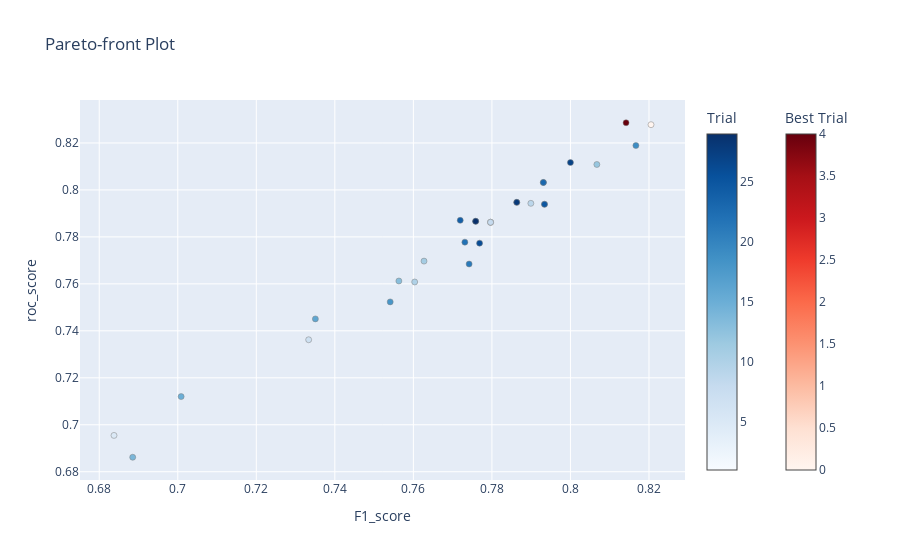

The cell this chart's notebook holds for it:
### Code cell
%%time
# create study set
study = optuna.create_study(study_name="GradientBoostingClassifier", directions=["maximize", "maximize"], sampler=sampler)
# try multiple times
study.optimize(optuna_gb, n_trials=30)
clear_output(wait=False)

optuna.visualization.plot_pareto_front(study, target_names=["F1_score", "roc_score"])

### Figure 1 — Plotly figure (JSON) as saved in the notebook; plotly's stock layout.template omitted (floating-point values rounded to 4 significant figures)
{"data": [{"hovertemplate": "%{text}<extra>Trial</extra>", "marker": {"color": [1, 2, 3, 5, 6, 7, 8, 9, 10, 11, 12, 13, 14, 15, 16, 17, 18, 19, 20, 21, 22, 23, 24, 25, 26, 27, 28, 29], "colorbar": {"title": {"text": "Trial"}}, "colorscale": [[0, "rgb(247,251,255)"], [0.125, "rgb(222,235,247)"], [0.25, "rgb(198,219,239)"], [0.375, "rgb(158,202,225)"], [0.5, "rgb(107,174,214)"], [0.625, "rgb(66,146,198)"], [0.75, "rgb(33,113,181)"], [0.875, "rgb(8,81,156)"], [1, "rgb(8,48,107)"]], "line": {"color": "Grey", "width": 0.5}}, "mode": "markers", "showlegend": false, "text": ["{<br>  \"number\": 1,<br>  \"values\": [<br>    0.7796610169491526,<br>    0.7862219792236195<br>  ],<br>  \"params\": {<br>    \"n_estimators\": 297,<br>    \"max_depth\": 5,<br>    \"min_samples_leaf\": 11,<br>    \"learning_rate\": 0.2308696884453281<br>  }<br>}", "{<br>  \"number\": 2,<br>  \"values\": [<br>    0.7796610169491526,<br>    0.7862219792236195<br>  ],<br>  \"params\": {<br>    \"n_estimators\": 109,<br>    \"max_depth\": 12,<br>    \"min_samples_leaf\": 7,<br>    \"learning_rate\": 0.19336869087213804<br>  }<br>}", "{<br>  \"number\": 3,<br>  \"values\": [<br>    0.7933884297520662,<br>    0.7938764352104976<br>  ],<br>  \"params\": {<br>    \"n_estimators\": 209,<br>    \"max_depth\": 9,<br>    \"min_samples_leaf\": 3,<br>    \"learning_rate\": 0.252237723720879<br>  }<br>}", "{<br>  \"number\": 5,<br>  \"values\": [<br>    0.6837606837606838,<br>    0.6954620010934937<br>  ],<br>  \"params\": {<br>    \"n_estimators\": 220,<br>    \"max_depth\": 2,<br>    \"min_samples_leaf\": 9,<br>    \"learning_rate\": 0.075683774807402<br>  }<br>}", "{<br>  \"number\": 6,<br>  \"values\": [<br>    0.7863247863247863,<br>    0.7946965554948059<br>  ],<br>  \"params\": {<br>    \"n_estimators\": 211,<br>    \"max_depth\": 4,<br>    \"min_samples_leaf\": 11,<br>    \"learning_rate\": 0.12215325042715583<br>  }<br>}", "{<br>  \"number\": 7,<br>  \"values\": [<br>    0.7333333333333333,<br>    0.7361946418808092<br>  ],<br>  \"params\": {<br>    \"n_estimators\": 285,<br>    \"max_depth\": 3,<br>    \"min_samples_leaf\": 6,<br>    \"learning_rate\": 0.04290732115977083<br>  }<br>}", "{<br>  \"number\": 8,<br>  \"values\": [<br>    0.7796610169491526,<br>    0.7862219792236195<br>  ],<br>  \"params\": {<br>    \"n_estimators\": 282,<br>    \"max_depth\": 14,<br>    \"min_samples_leaf\": 5,<br>    \"learning_rate\": 0.20139537334991192<br>  }<br>}", "{<br>  \"number\": 9,<br>  \"values\": [<br>    0.7899159663865545,<br>    0.7942864953526517<br>  ],<br>  \"params\": {<br>    \"n_estimators\": 255,<br>    \"max_depth\": 9,<br>    \"min_samples_leaf\": 9,<br>    \"learning_rate\": 0.08013716436113098<br>  }<br>}", "{<br>  \"number\": 10,<br>  \"values\": [<br>    0.7603305785123968,<br>    0.7607982504100601<br>  ],<br>  \"params\": {<br>    \"n_estimators\": 57,<br>    \"max_depth\": 7,<br>    \"min_samples_leaf\": 15,<br>    \"learning_rate\": 0.2988594512559586<br>  }<br>}", "{<br>  \"number\": 11,<br>  \"values\": [<br>    0.7627118644067797,<br>    0.7696828868234008<br>  ],<br>  \"params\": {<br>    \"n_estimators\": 149,<br>    \"max_depth\": 6,<br>    \"min_samples_leaf\": 2,<br>    \"learning_rate\": 0.14763115252926537<br>  }<br>}", "{<br>  \"number\": 12,<br>  \"values\": [<br>    0.8067226890756302,<br>    0.8108255877528704<br>  ],<br>  \"params\": {<br>    \"n_estimators\": 153,<br>    \"max_depth\": 8,<br>    \"min_samples_leaf\": 4,<br>    \"learning_rate\": 0.13392047204919497<br>  }<br>}", "{<br>  \"number\": 13,<br>  \"values\": [<br>    0.7563025210084033,<br>    0.7612083105522143<br>  ],<br>  \"params\": {<br>    \"n_estimators\": 99,<br>    \"max_depth\": 11,<br>    \"min_samples_leaf\": 2,<br>    \"learning_rate\": 0.1731098906096595<br>  }<br>}", "{<br>  \"number\": 14,<br>  \"values\": [<br>    0.6885245901639343,<br>    0.6861673045379988<br>  ],<br>  \"params\": {<br>    \"n_estimators\": 238,<br>    \"max_depth\": 5,<br>    \"min_samples_leaf\": 14,<br>    \"learning_rate\": 0.012692121560042513<br>  }<br>}", "{<br>  \"number\": 15,<br>  \"values\": [<br>    0.7008547008547009,<br>    0.7120010934937123<br>  ],<br>  \"params\": {<br>    \"n_estimators\": 157,<br>    \"max_depth\": 2,<br>    \"min_samples_leaf\": 7,<br>    \"learning_rate\": 0.11551236072053735<br>  }<br>}", "{<br>  \"number\": 16,<br>  \"values\": [<br>    0.7350427350427351,<br>    0.7450792782941499<br>  ],<br>  \"params\": {<br>    \"n_estimators\": 182,<br>    \"max_depth\": 7,<br>    \"min_samples_leaf\": 4,<br>    \"learning_rate\": 0.16467234193457259<br>  }<br>}", "{<br>  \"number\": 17,<br>  \"values\": [<br>    0.7931034482758621,<br>    0.8031711317659923<br>  ],<br>  \"params\": {<br>    \"n_estimators\": 255,<br>    \"max_depth\": 4,<br>    \"min_samples_leaf\": 11,<br>    \"learning_rate\": 0.09695443153298036<br>  }<br>}", "{<br>  \"number\": 18,<br>  \"values\": [<br>    0.7540983606557377,<br>    0.7523236741388737<br>  ],<br>  \"params\": {<br>    \"n_estimators\": 116,<br>    \"max_depth\": 15,<br>    \"min_samples_leaf\": 7,<br>    \"learning_rate\": 0.15303705585258856<br>  }<br>}", "{<br>  \"number\": 19,<br>  \"values\": [<br>    0.8166666666666667,<br>    0.8188901038819025<br>  ],<br>  \"params\": {<br>    \"n_estimators\": 185,<br>    \"max_depth\": 11,<br>    \"min_samples_leaf\": 5,<br>    \"learning_rate\": 0.18909289369018356<br>  }<br>}", "{<br>  \"number\": 20,<br>  \"values\": [<br>    0.7758620689655172,<br>    0.7866320393657736<br>  ],<br>  \"params\": {<br>    \"n_estimators\": 261,<br>    \"max_depth\": 6,<br>    \"min_samples_leaf\": 13,<br>    \"learning_rate\": 0.10895020333054346<br>  }<br>}", "{<br>  \"number\": 21,<br>  \"values\": [<br>    0.7741935483870968,<br>    0.7684527063969382<br>  ],<br>  \"params\": {<br>    \"n_estimators\": 187,<br>    \"max_depth\": 11,<br>    \"min_samples_leaf\": 4,<br>    \"learning_rate\": 0.18594685274886466<br>  }<br>}", "{<br>  \"number\": 22,<br>  \"values\": [<br>    0.7731092436974789,<br>    0.777747402952433<br>  ],<br>  \"params\": {<br>    \"n_estimators\": 58,<br>    \"max_depth\": 4,<br>    \"min_samples_leaf\": 5,<br>    \"learning_rate\": 0.14108185516320207<br>  }<br>}", "{<br>  \"number\": 23,<br>  \"values\": [<br>    0.7931034482758621,<br>    0.8031711317659923<br>  ],<br>  \"params\": {<br>    \"n_estimators\": 228,<br>    \"max_depth\": 8,<br>    \"min_samples_leaf\": 3,<br>    \"learning_rate\": 0.20553399192734523<br>  }<br>}", "{<br>  \"number\": 24,<br>  \"values\": [<br>    0.7719298245614036,<br>    0.7870420995079279<br>  ],<br>  \"params\": {<br>    \"n_estimators\": 127,<br>    \"max_depth\": 3,<br>    \"min_samples_leaf\": 6,<br>    \"learning_rate\": 0.16577228378165393<br>  }<br>}", "{<br>  \"number\": 25,<br>  \"values\": [<br>    0.7933884297520662,<br>    0.7938764352104976<br>  ],<br>  \"params\": {<br>    \"n_estimators\": 81,<br>    \"max_depth\": 10,<br>    \"min_samples_leaf\": 2,<br>    \"learning_rate\": 0.13471386172734376<br>  }<br>}", "{<br>  \"number\": 26,<br>  \"values\": [<br>    0.7768595041322315,<br>    0.7773373428102788<br>  ],<br>  \"params\": {<br>    \"n_estimators\": 202,<br>    \"max_depth\": 13,<br>    \"min_samples_leaf\": 5,<br>    \"learning_rate\": 0.22040814878026493<br>  }<br>}", "{<br>  \"number\": 27,<br>  \"values\": [<br>    0.8,<br>    0.8116457080371788<br>  ],<br>  \"params\": {<br>    \"n_estimators\": 271,<br>    \"max_depth\": 6,<br>    \"min_samples_leaf\": 3,<br>    \"learning_rate\": 0.1697669787230904<br>  }<br>}", "{<br>  \"number\": 28,<br>  \"values\": [<br>    0.7863247863247863,<br>    0.7946965554948059<br>  ],<br>  \"params\": {<br>    \"n_estimators\": 135,<br>    \"max_depth\": 7,<br>    \"min_samples_leaf\": 8,<br>    \"learning_rate\": 0.09152255847874809<br>  }<br>}", "{<br>  \"number\": 29,<br>  \"values\": [<br>    0.7758620689655172,<br>    0.7866320393657736<br>  ],<br>  \"params\": {<br>    \"n_estimators\": 297,<br>    \"max_depth\": 5,<br>    \"min_samples_leaf\": 10,<br>    \"learning_rate\": 0.24257042388822636<br>  }<br>}"], "type": "scatter", "x": [0.7797, 0.7797, 0.7934, 0.6838, 0.7863, 0.7333, 0.7797, 0.7899, 0.7603, 0.7627, 0.8067, 0.7563, 0.6885, 0.7009, 0.735, 0.7931, 0.7541, 0.8167, 0.7759, 0.7742, 0.7731, 0.7931, 0.7719, 0.7934, 0.7769, 0.8, 0.7863, 0.7759], "y": [0.7862, 0.7862, 0.7939, 0.6955, 0.7947, 0.7362, 0.7862, 0.7943, 0.7608, 0.7697, 0.8108, 0.7612, 0.6862, 0.712, 0.7451, 0.8032, 0.7523, 0.8189, 0.7866, 0.7685, 0.7777, 0.8032, 0.787, 0.7939, 0.7773, 0.8116, 0.7947, 0.7866]}, {"hovertemplate": "%{text}<extra>Best Trial</extra>", "marker": {"color": [0, 4], "colorbar": {"title": {"text": "Best Trial"}, "x": 1.1, "xpad": 40}, "colorscale": [[0, "rgb(255,245,240)"], [0.125, "rgb(254,224,210)"], [0.25, "rgb(252,187,161)"], [0.375, "rgb(252,146,114)"], [0.5, "rgb(251,106,74)"], [0.625, "rgb(239,59,44)"], [0.75, "rgb(203,24,29)"], [0.875, "rgb(165,15,21)"], [1, "rgb(103,0,13)"]], "line": {"color": "Grey", "width": 0.5}}, "mode": "markers", "showlegend": false, "text": ["{<br>  \"number\": 0,<br>  \"values\": [<br>    0.8205128205128205,<br>    0.8277747402952433<br>  ],<br>  \"params\": {<br>    \"n_estimators\": 277,<br>    \"max_depth\": 5,<br>    \"min_samples_leaf\": 4,<br>    \"learning_rate\": 0.15194130048049329<br>  }<br>}", "{<br>  \"number\": 4,<br>  \"values\": [<br>    0.8141592920353982,<br>    0.8285948605795517<br>  ],<br>  \"params\": {<br>    \"n_estimators\": 130,<br>    \"max_depth\": 4,<br>    \"min_samples_leaf\": 2,<br>    \"learning_rate\": 0.1813589535245901<br>  }<br>}"], "type": "scatter", "x": [0.8205, 0.8142], "y": [0.8278, 0.8286]}], "layout": {"title": {"text": "Pareto-front Plot"}, "xaxis": {"title": {"text": "F1_score"}}, "yaxis": {"title": {"text": "roc_score"}}}}
